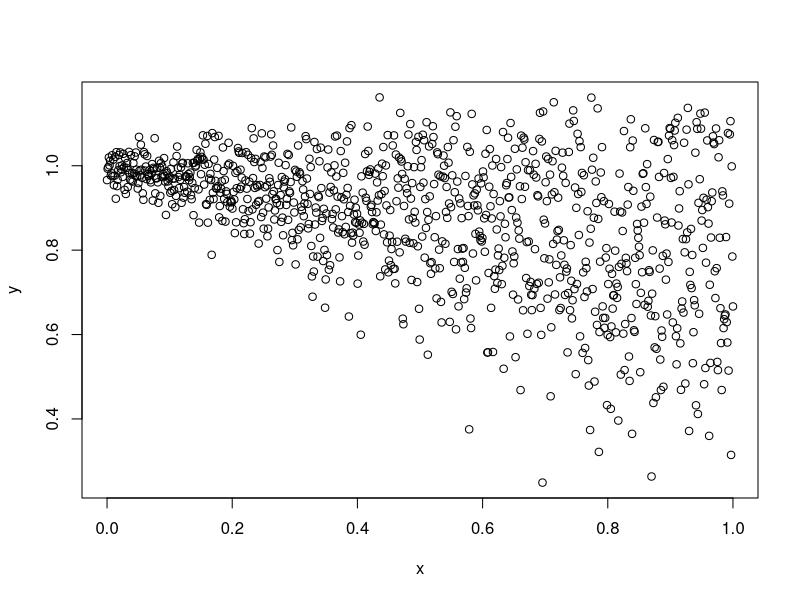
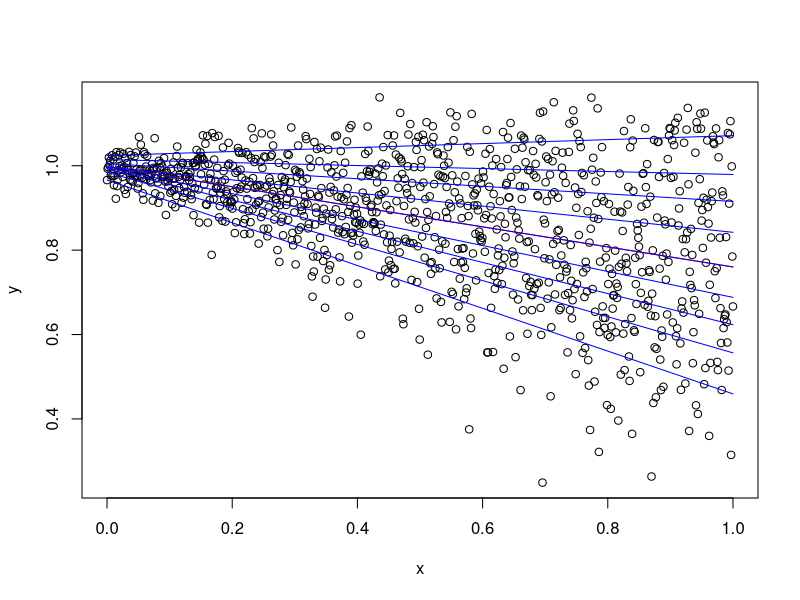
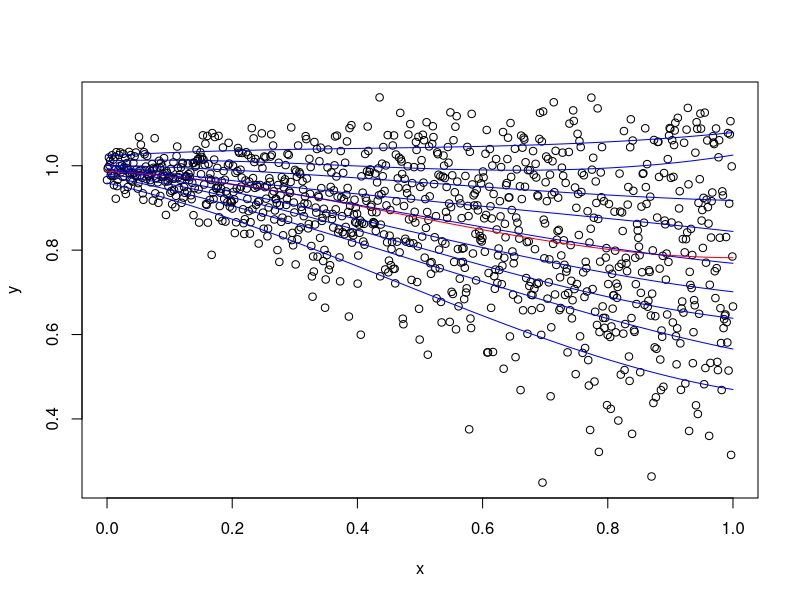

Write R code to recreate these figures, in order.
## ---- chunk 1
library(quantreg)
library(splines)

## Generate a simple dataset with heteroskedasticity
x <- seq(0, 1, length=1000)
y <- -.25*x + 1 + rnorm(1000, sd=seq(0.02, 0.25, length=1000))
y[y >= 1.1] <- 1.1 + rnorm(length(y[y >= 1.1]), sd=0.03)
lm.1 <- lm(y ~ x)
lm.1.predict <- predict(lm.1)
lm.1.splines <- lm(y ~ bs(x))
lm.1.splines.predict <- predict(lm.1.splines)
qr.1 <- rq(y ~ x, tau=1:9/10)
qr.1.predict <- predict(qr.1)
qr.1.splines <- rq(y ~ bs(x), tau=1:9/10)
qr.1.splines.predict <- predict(qr.1.splines)
## ---- chunk 2
plot(x, y)

## ---- chunk 3
plot(x, y)
points(x, lm.1.predict, type="l", col="red")
for (col.iter in seq(ncol(qr.1.predict))) {
    points(x, qr.1.predict[,col.iter], type="l", col="blue")
}

## ---- chunk 4
plot(x, y)
points(x, lm.1.splines.predict, type="l", col="red")
for (col.iter in seq(ncol(qr.1.predict))) {
    points(x, qr.1.splines.predict[,col.iter], type="l", col="blue")
}
